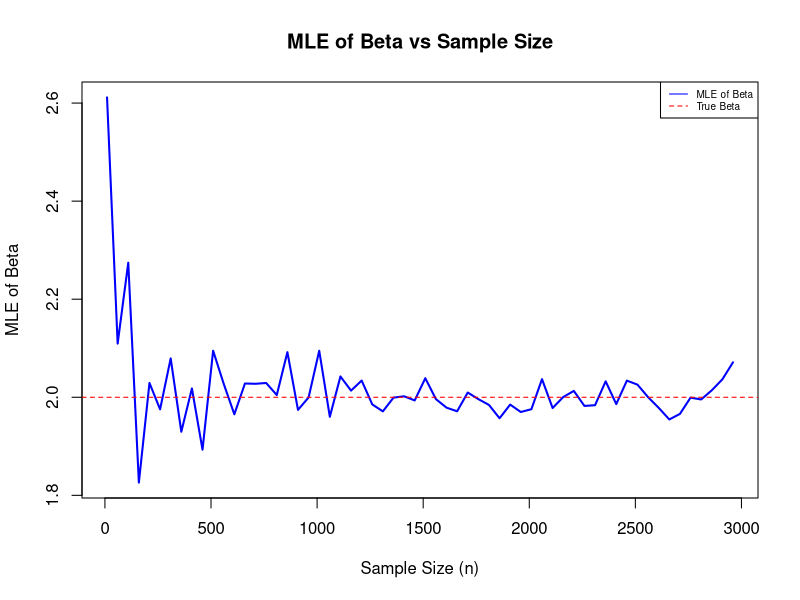
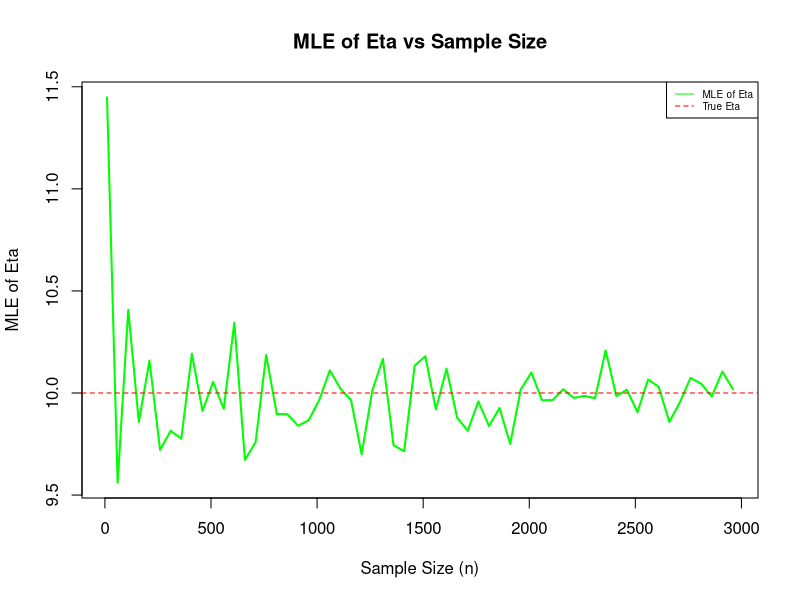

The R script that drew these images, in order:
library(MASS)
### a
invt.Weib <- function(n, beta, eta) {
  U <- runif(n)  # Generate n uniform random numbers
  X <- eta * (-log(1 - U))^(1 / beta)  # Inverse transformation for Weibull distribution
  return(X)
}

### b
set.seed(123)  # For reproducibility
x.weib <- invt.Weib(100, 2.0, 10.0)
mle_weib <- fitdistr(x.weib, "weibull")
mle_weib$estimate

### c
n <- seq(10, 3000, 50)
beta.true <- 2.0
eta.true <- 10.0
beta.hat <- c()
eta.hat <- c()

for(i in 1:length(n)) {
  x.weib <- invt.Weib(n[i], beta.true, eta.true)
  mle_weib <- fitdistr(x.weib, "weibull")
  beta.hat[i] <- mle_weib$estimate[1]
  eta.hat[i] <- mle_weib$estimate[2]
}

plot(n, beta.hat, type = "l", col = "blue", lwd=2,
     xlab = "Sample Size (n)", ylab = "MLE of Beta",
     main = "MLE of Beta vs Sample Size")
abline(h = beta.true, col = "red", lty = 2)
legend("topright", legend = c("MLE of Beta", "True Beta"), col = c("blue", "red"), lty = 1:2, cex = 0.6)

plot(n, eta.hat, type = "l", col = "green", lwd=2,
     xlab = "Sample Size (n)", ylab = "MLE of Eta",
     main = "MLE of Eta vs Sample Size")
abline(h = eta.true, col = "red", lty = 2)
legend("topright", legend = c("MLE of Eta", "True Eta"), col = c("green", "red"), lty = 1:2, cex = 0.6)
